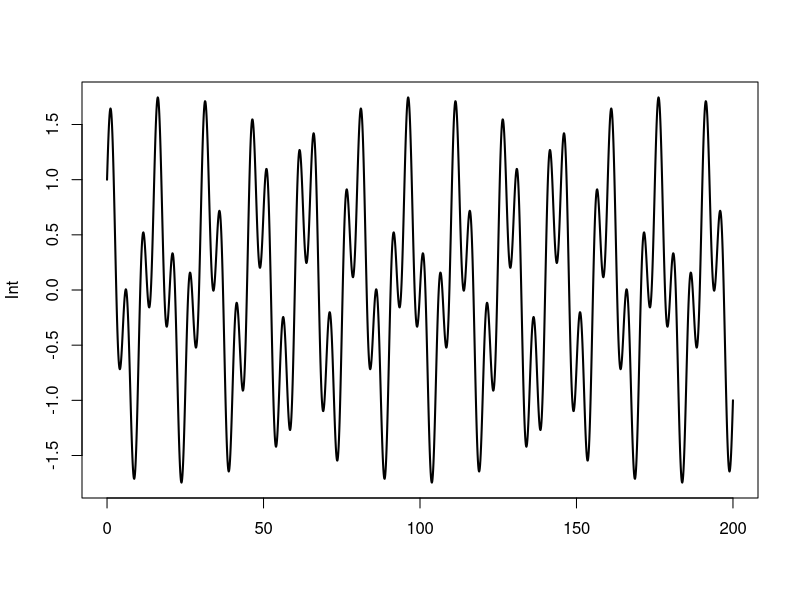
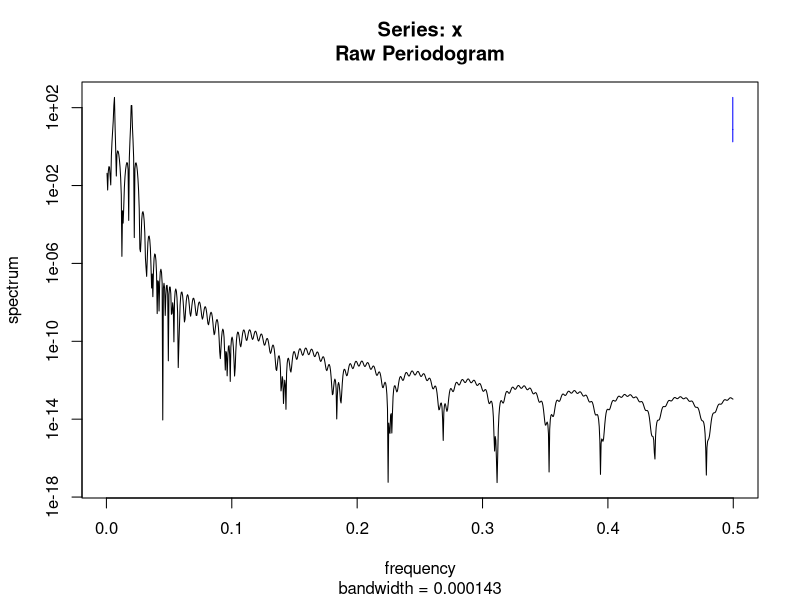
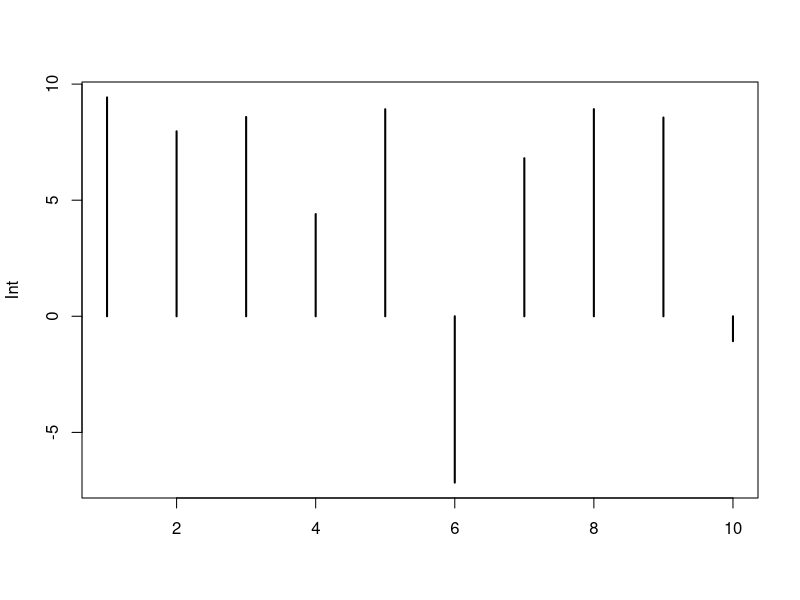
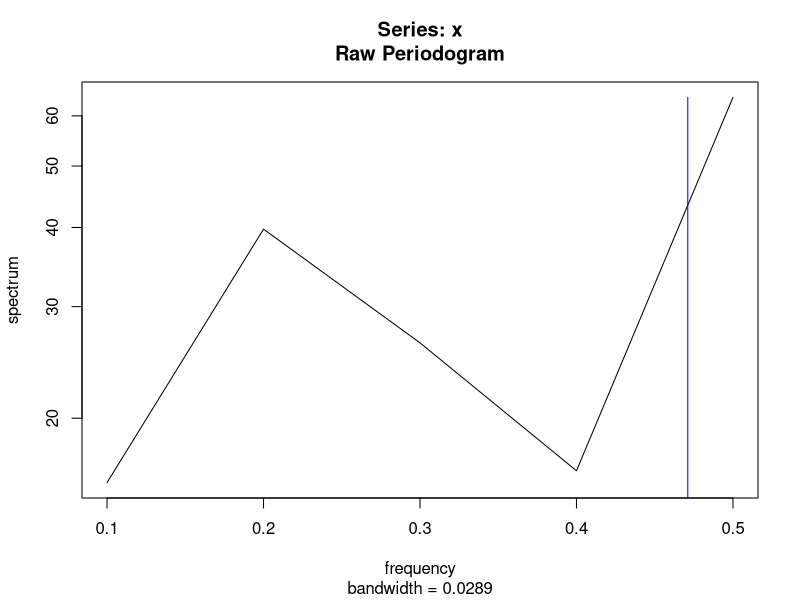
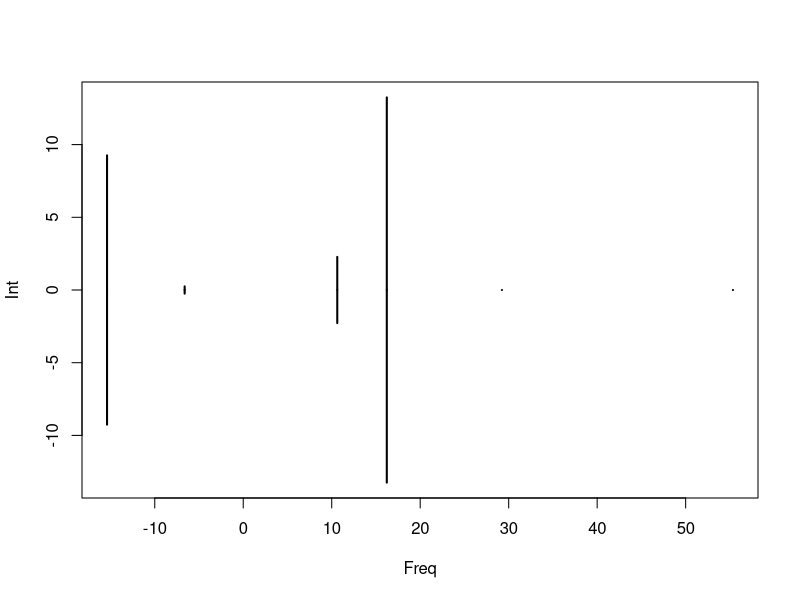

Source code (R) for these figures, in order:

t <- seq(0,200,by=0.1)
x <- cos(2*pi*t/16) + 0.75*sin(2*pi*t/5)
ftx <- fft(x)

f <- runif(10, -10.0, 10.0)
f
"FFT:"
ft <- fft(f)
ft

pdf("fft.pdf", family="NimbusSan", encoding="KOI8-R.enc")

plot(t, x, type="l", xlab = "", ylab = "Int", col="black", lwd=2)
spectrum(x)
#plot(ftx, type="h", xlab = "Freq", ylab = "Int", col="black", lwd=2)

plot(f, type="h", xlab = "", ylab = "Int", col="black", lwd=2)
spectrum(f)
plot(ft, type="h", xlab = "Freq", ylab = "Int", col="black", lwd=2)

dev.off()
